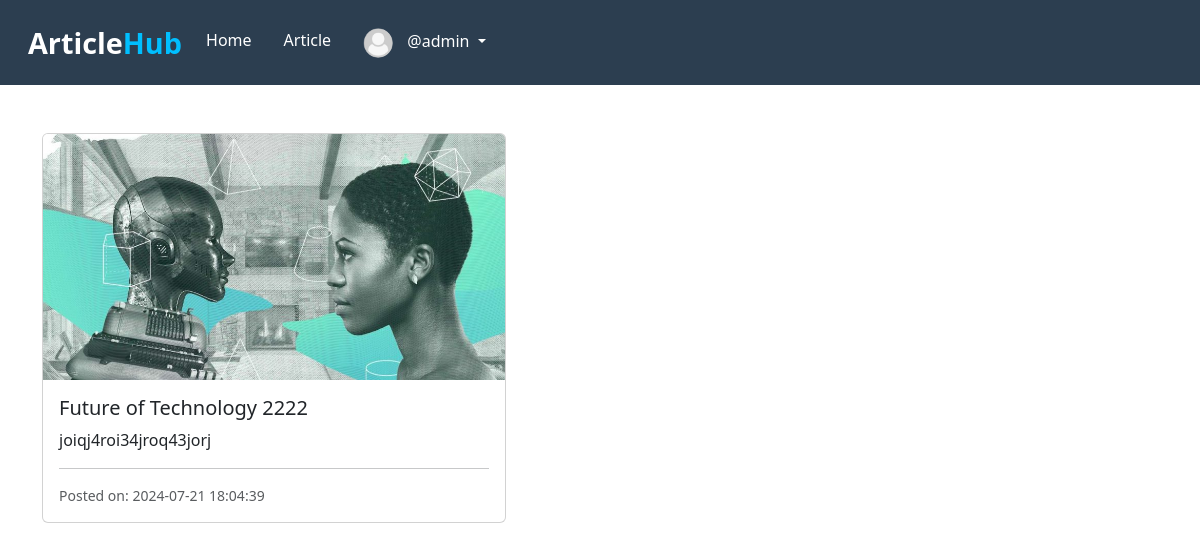
The page /blog-view.php?post_id=10 (signed in) on the database its author committed.
### tables this page shows
CREATE TABLE `post` (
  `post_id` int(11) NOT NULL,
  `post_title` varchar(127) NOT NULL,
  `post_text` text NOT NULL,
  `publish` int(2) NOT NULL DEFAULT 1,
  `cover_url` varchar(255) NOT NULL DEFAULT 'default.jpg',
  `crated_at` datetime NOT NULL DEFAULT current_timestamp()
);

### admin/data/post.php (called while the page is built, shortened)
<?php
function getById($conn, $id){
   $sql = "SELECT * FROM post
           WHERE post_id=? AND publish=1";
   $stmt = $conn->prepare($sql);
   $stmt->execute([$id]);
   if($stmt->rowCount() >= 1){
         $data = $stmt->fetch();
         return $data;
   }else {
       return 0;
   }
}

### blog-view.php (the view, shortened to what this page needs)
<?php
if (isset($_GET['post_id'])) {
    include_once("admin/data/Post.php");
    include_once("db_conn.php");
    $id = $_GET['post_id'];
    $post = getById($conn, $id);
?>
<!DOCTYPE html>
<html lang="en">
<head>
    <link href="https://cdn.jsdelivr.net/npm/bootstrap@5.3.0/dist/css/bootstrap.min.css" rel="stylesheet">
    <link rel="stylesheet" href="https://stackpath.bootstrapcdn.com/font-awesome/4.7.0/css/font-awesome.min.css">
    <link rel="stylesheet" href="css/style.css">
</head>
<body>
    <?php
        include 'inc/NavBar.php';
    ?>
    <div class="container mt-5">
        <div class="row">
            <div class="col-md-8">
                <main class="main-blog">
                    <div class="card main-blog-card mb-5">
                        <img src="upload/blog/<?=$post['cover_url']?>" class="card-img-top" alt="Post Cover">
                        <div class="card-body">
                            <h5 class="card-title"><?=$post['post_title']?></h5>
                            <p class="card-text"><?=$post['post_text']?></p>
                            <hr>
                            <div class="d-flex justify-content-between">
                             <small class="text-body-secondary">Posted on: <?= htmlspecialchars($post['crated_at']) ?></small>
                            </div>
                        </div>
                    </div>
                </main>
            </div>
        </div>
    </div>
</body>
</html>
<?php
} else {
    header("Location: blog.php");
    exit;
}
?>

### css/style.css (style rules this page uses)
img { max-width: 100%; }
.main-blog-card { width: 90%; }
.main-blog { width: 70%; }

### rows shown on the page
post: cover_url (picture), post_title "Future of Technology 2222", post_text "joiqj4roi34jroq43jorj", crated_at "2024-07-21 18:04:39"

### other values the page prints
$_SESSION['username'] "admin"
